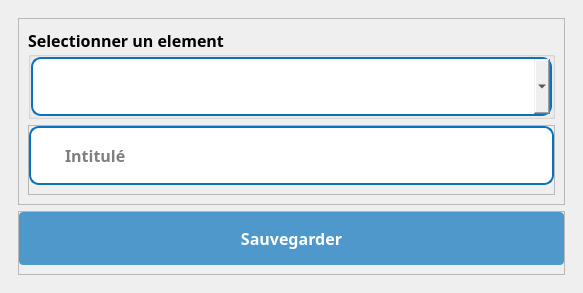
<?xml version="1.0" encoding="UTF-8"?>
<ui version="4.0">
 <class>Dialog</class>
 <widget class="QDialog" name="Dialog">
  <property name="geometry">
   <rect>
    <x>0</x>
    <y>0</y>
    <width>583</width>
    <height>282</height>
   </rect>
  </property>
  <property name="windowTitle">
   <string>Dialog</string>
  </property>
  <layout class="QVBoxLayout" name="verticalLayout">
   <property name="spacing">
    <number>0</number>
   </property>
   <property name="leftMargin">
    <number>0</number>
   </property>
   <property name="topMargin">
    <number>0</number>
   </property>
   <property name="rightMargin">
    <number>0</number>
   </property>
   <property name="bottomMargin">
    <number>0</number>
   </property>
   <item>
    <widget class="QWidget" name="widget" native="true">
     <layout class="QVBoxLayout" name="verticalLayout_2">
      <property name="spacing">
       <number>0</number>
      </property>
      <property name="leftMargin">
       <number>0</number>
      </property>
      <property name="topMargin">
       <number>0</number>
      </property>
      <property name="rightMargin">
       <number>0</number>
      </property>
      <property name="bottomMargin">
       <number>0</number>
      </property>
      <item>
       <widget class="QWidget" name="widget_2" native="true">
        <layout class="QVBoxLayout" name="verticalLayout_3">
         <item>
          <widget class="QWidget" name="widget_3" native="true">
           <layout class="QVBoxLayout" name="verticalLayout_4">
            <item>
             <widget class="QFrame" name="frame">
              <property name="styleSheet">
               <string notr="true"/>
              </property>
              <property name="frameShape">
               <enum>QFrame::StyledPanel</enum>
              </property>
              <property name="frameShadow">
               <enum>QFrame::Raised</enum>
              </property>
              <layout class="QVBoxLayout" name="verticalLayout_5">
               <item>
                <widget class="QGroupBox" name="groupBox_2">
                 <property name="font">
                  <font>
                   <family>GeForce</family>
                   <pointsize>12</pointsize>
                   <weight>75</weight>
                   <bold>true</bold>
                  </font>
                 </property>
                 <property name="title">
                  <string>Selectionner un element</string>
                 </property>
                 <layout class="QVBoxLayout" name="verticalLayout_7">
                  <property name="spacing">
                   <number>0</number>
                  </property>
                  <property name="leftMargin">
                   <number>0</number>
                  </property>
                  <property name="topMargin">
                   <number>0</number>
                  </property>
                  <property name="rightMargin">
                   <number>0</number>
                  </property>
                  <property name="bottomMargin">
                   <number>0</number>
                  </property>
                  <item>
                   <widget class="QFrame" name="input_3">
                    <property name="styleSheet">
                     <string notr="true">#input_3{
	background:white;
	border-radius:10px;
	border:2px  solid rgb(10, 114, 189);
}

#mois{
	border: none;
}</string>
                    </property>
                    <property name="frameShape">
                     <enum>QFrame::StyledPanel</enum>
                    </property>
                    <property name="frameShadow">
                     <enum>QFrame::Raised</enum>
                    </property>
                    <layout class="QHBoxLayout" name="horizontalLayout_3">
                     <property name="spacing">
                      <number>0</number>
                     </property>
                     <property name="leftMargin">
                      <number>10</number>
                     </property>
                     <property name="topMargin">
                      <number>0</number>
                     </property>
                     <property name="rightMargin">
                      <number>0</number>
                     </property>
                     <property name="bottomMargin">
                      <number>0</number>
                     </property>
                     <item>
                      <widget class="QLabel" name="label_6">
                       <property name="maximumSize">
                        <size>
                         <width>30</width>
                         <height>30</height>
                        </size>
                       </property>
                       <property name="text">
                        <string/>
                       </property>
                       <property name="pixmap">
                        <pixmap>../../static/asset/icons/blue/list.svg</pixmap>
                       </property>
                       <property name="scaledContents">
                        <bool>true</bool>
                       </property>
                      </widget>
                     </item>
                     <item>
                      <widget class="QComboBox" name="compte">
                       <property name="font">
                        <font>
                         <family>GeForce</family>
                         <pointsize>12</pointsize>
                         <weight>50</weight>
                         <bold>false</bold>
                        </font>
                       </property>
                       <property name="styleSheet">
                        <string notr="true">padding:15px;
border-radius:10px</string>
                       </property>
                      </widget>
                     </item>
                    </layout>
                   </widget>
                  </item>
                 </layout>
                </widget>
               </item>
               <item>
                <widget class="QFrame" name="frame_7">
                 <property name="styleSheet">
                  <string notr="true"/>
                 </property>
                 <property name="frameShape">
                  <enum>QFrame::StyledPanel</enum>
                 </property>
                 <property name="frameShadow">
                  <enum>QFrame::Raised</enum>
                 </property>
                 <layout class="QVBoxLayout" name="verticalLayout_11">
                  <property name="leftMargin">
                   <number>0</number>
                  </property>
                  <property name="topMargin">
                   <number>0</number>
                  </property>
                  <property name="rightMargin">
                   <number>0</number>
                  </property>
                  <property name="bottomMargin">
                   <number>9</number>
                  </property>
                  <item>
                   <widget class="QFrame" name="input_5">
                    <property name="styleSheet">
                     <string notr="true">#input_5{
	background:white;
	border-radius:10px;
	border:2px  solid rgb(10, 114, 189);
}

#lineEdit_2{
	border: none;
}</string>
                    </property>
                    <property name="frameShape">
                     <enum>QFrame::StyledPanel</enum>
                    </property>
                    <property name="frameShadow">
                     <enum>QFrame::Raised</enum>
                    </property>
                    <layout class="QHBoxLayout" name="horizontalLayout_6">
                     <property name="spacing">
                      <number>0</number>
                     </property>
                     <property name="leftMargin">
                      <number>10</number>
                     </property>
                     <property name="topMargin">
                      <number>0</number>
                     </property>
                     <property name="rightMargin">
                      <number>0</number>
                     </property>
                     <property name="bottomMargin">
                      <number>0</number>
                     </property>
                     <item>
                      <widget class="QLabel" name="label_9">
                       <property name="maximumSize">
                        <size>
                         <width>30</width>
                         <height>30</height>
                        </size>
                       </property>
                       <property name="text">
                        <string/>
                       </property>
                       <property name="pixmap">
                        <pixmap>../../static/asset/icons/blue/airplay.svg</pixmap>
                       </property>
                       <property name="scaledContents">
                        <bool>true</bool>
                       </property>
                      </widget>
                     </item>
                     <item>
                      <widget class="QLineEdit" name="intitule">
                       <property name="font">
                        <font>
                         <family>GeForce</family>
                         <pointsize>12</pointsize>
                         <weight>75</weight>
                         <bold>true</bold>
                        </font>
                       </property>
                       <property name="styleSheet">
                        <string notr="true">padding:15px;
border-radius:10px</string>
                       </property>
                       <property name="placeholderText">
                        <string>Intitulé</string>
                       </property>
                      </widget>
                     </item>
                    </layout>
                   </widget>
                  </item>
                 </layout>
                </widget>
               </item>
              </layout>
             </widget>
            </item>
            <item>
             <widget class="QFrame" name="frame_2">
              <property name="frameShape">
               <enum>QFrame::StyledPanel</enum>
              </property>
              <property name="frameShadow">
               <enum>QFrame::Raised</enum>
              </property>
              <layout class="QVBoxLayout" name="verticalLayout_9">
               <property name="leftMargin">
                <number>0</number>
               </property>
               <property name="topMargin">
                <number>0</number>
               </property>
               <property name="rightMargin">
                <number>0</number>
               </property>
               <item>
                <widget class="QPushButton" name="saveMesse">
                 <property name="font">
                  <font>
                   <family>GeForce</family>
                   <pointsize>12</pointsize>
                   <weight>75</weight>
                   <bold>true</bold>
                  </font>
                 </property>
                 <property name="cursor">
                  <cursorShape>PointingHandCursor</cursorShape>
                 </property>
                 <property name="styleSheet">
                  <string notr="true">#saveMesse{
	background: rgb(10, 114, 189, 0.7);
	color: rgb(255, 255, 255);
	border-radius:4px;
	padding: 15px
}

#saveMesse:hover{
	background: rgb(10, 114, 189, 1);
	border-radius:4px
}
</string>
                 </property>
                 <property name="text">
                  <string>Sauvegarder</string>
                 </property>
                 <property name="icon">
                  <iconset>
                   <normaloff>../../static/asset/icons/white/save.svg</normaloff>../../static/asset/icons/white/save.svg</iconset>
                 </property>
                 <property name="iconSize">
                  <size>
                   <width>25</width>
                   <height>25</height>
                  </size>
                 </property>
                </widget>
               </item>
              </layout>
             </widget>
            </item>
           </layout>
          </widget>
         </item>
        </layout>
       </widget>
      </item>
     </layout>
    </widget>
   </item>
  </layout>
 </widget>
 <resources/>
 <connections/>
</ui>
